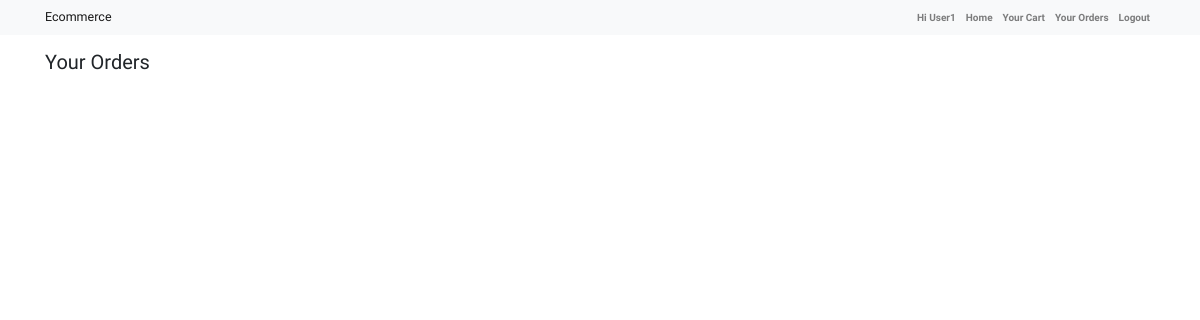
/orders/ (signed in), run on an earlier commit of the app's database.
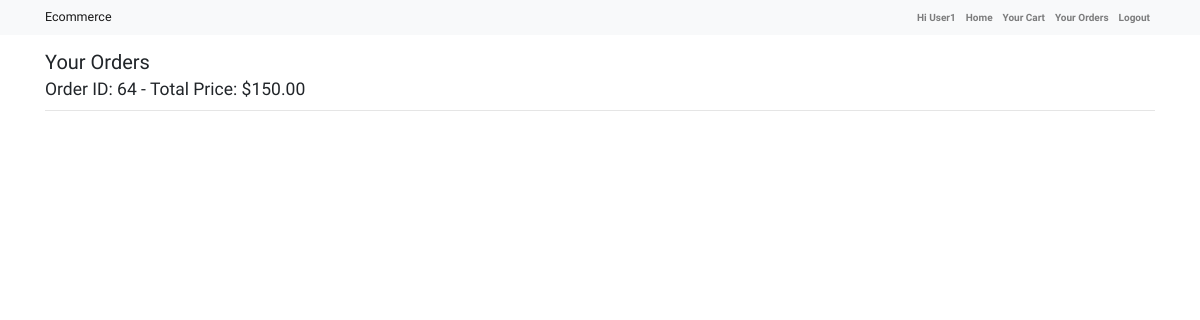
And on a later commit of the database.
### store/models.py (models this page shows, shortened)
class Order(models.Model):
    user = models.ForeignKey(User, on_delete=models.CASCADE)
    products = models.ManyToManyField(CartItem)
    total_price = models.DecimalField(max_digits=10, decimal_places=2)
    date_ordered = models.DateTimeField(auto_now_add=True)

### store/views.py (the view)
# urls.py: path('orders/', login_required(views.order_list), name='order_list'),
@login_required
def order_list(request):
    orders = Order.objects.filter(user=request.user, total_price__gt=0).prefetch_related('products__product')
    return render(request, 'order_list.html', {'orders': orders})

### templates/order_list.html
{% extends 'base.html' %}
{% block content %}
<h2>Your Orders</h2>
{% for order in orders %}
  <h3>Order ID: {{ order.id }} - Total Price: ${{ order.total_price }}</h3>
  <hr>
{% endfor %}
{% endblock content%}

What changed in the data, as far as the page shows it:
added Order: id "64", total_price "150.00"
